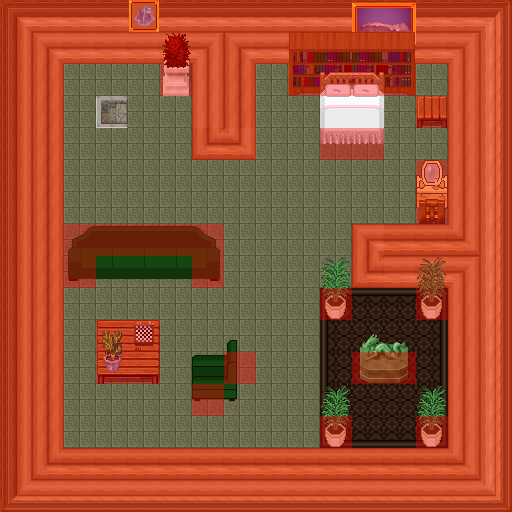

A level layout from a 2D game, rendered from its tile map. Below: a short description, then the map file with tile-grid data replaced by summaries:
An orthogonal 16x16 tile map with 32x32 px tiles, 6 tile layers (0_floor, 1_terrain, 2_object, 3_roof, ...), 1 hidden layer not drawn, 20 tilesets.

<map version="1.0" orientation="orthogonal" renderorder="right-down" width="16" height="16" tilewidth="32" tileheight="32" nextobjectid="1">
 <tileset firstgid="1" name="chess" tilewidth="32" tileheight="32" tilecount="1" columns="1">
  <image source="../../tileset/furniture/other/chess.png" width="32" height="32" />
 </tileset>
 <tileset firstgid="2" name="chair" tilewidth="32" tileheight="32" tilecount="4" columns="2">
  <image source="../../tileset/furniture/chair/wooden_pale.png" width="64" height="64" />
 </tileset>
 <tileset firstgid="6" name="stairs" tilewidth="32" tileheight="32" tilecount="12" columns="2">
  <image source="../../tileset/building/stairs/stairs.png" width="64" height="192" />
 </tileset>
 <tileset firstgid="18" name="plant2" tilewidth="32" tileheight="32" tilecount="12" columns="6">
  <image source="../../tileset/plant/indoor/pot_plant_1.png" width="192" height="64" />
 </tileset>
 <tileset firstgid="30" name="plant3" tilewidth="32" tileheight="32" tilecount="2" columns="1">
  <image source="../../tileset/plant/indoor/oriental_plant.png" width="32" height="64" />
 </tileset>
 <tileset firstgid="32" name="collision" tilewidth="32" tileheight="32" tilecount="1" columns="1">
  <image source="../../tileset/logic/collision.png" width="32" height="32" />
 </tileset>
 <tileset firstgid="33" name="table" tilewidth="32" tileheight="32" tilecount="1" columns="1">
  <image source="../../tileset/furniture/table/square.png" width="32" height="32" />
 </tileset>
 <tileset firstgid="34" name="table" tilewidth="32" tileheight="32" tilecount="9" columns="3">
  <image source="../../tileset/furniture/table/wooden_rectangular.png" width="96" height="96" />
 </tileset>
 <tileset firstgid="43" name="pictures" tilewidth="32" tileheight="32" tilecount="16" columns="4">
  <image source="../../tileset/furniture/picture/oil_paintings.png" width="128" height="128" />
 </tileset>
 <tileset firstgid="59" name="drawner" tilewidth="32" tileheight="32" tilecount="2" columns="1">
  <image source="../../tileset/furniture/other/drawer_with_mirror.png" width="32" height="64" />
 </tileset>
 <tileset firstgid="61" name="sofa green" tilewidth="32" tileheight="32" tilecount="6" columns="3">
  <image source="../../tileset/furniture/chair/sofa.png" width="96" height="64" />
 </tileset>
 <tileset firstgid="67" name="armchair" tilewidth="32" tileheight="32" tilecount="12" columns="4">
  <image source="../../tileset/furniture/chair/armchair.png" width="128" height="96" />
 </tileset>
 <tileset firstgid="79" name="bookshelfish" tilewidth="32" tileheight="32" tilecount="6" columns="3">
  <image source="../../tileset/furniture/shelve/dark_bookshelf_2.png" width="96" height="64" />
 </tileset>
 <tileset firstgid="85" name="brown rug" tilewidth="32" tileheight="32" tilecount="12" columns="3">
  <image source="../../tileset/furniture/carpet/brown_rug.png" width="96" height="128" />
 </tileset>
 <tileset firstgid="97" name="statue" tilewidth="32" tileheight="32" tilecount="6" columns="3">
  <image source="../../tileset/item/statue/plants_potted_stone.png" width="96" height="64" />
 </tileset>
 <tileset firstgid="103" name="dragon" tilewidth="32" tileheight="32" tilecount="8" columns="2">
  <image source="../../tileset/item/statue/stone_dragon.png" width="64" height="128" />
 </tileset>
 <tileset firstgid="111" name="double_white_pink" tilewidth="32" tileheight="32" tilecount="18" columns="6">
  <image source="../../tileset/furniture/bed/double_white_pink.png" width="192" height="96" />
 </tileset>
 <tileset firstgid="129" name="kafelki_rozne" tilewidth="32" tileheight="32" tilecount="80" columns="16">
  <image source="../../tileset/pol/domki/podloga/kafelki_rozne.png" width="512" height="160" />
 </tileset>
 <tileset firstgid="209" name="int_plazy" tilewidth="32" tileheight="32" tilecount="27" columns="3">
  <image source="../../tileset/pol/waly/int_plazy.png" width="96" height="288" />
 </tileset>
 <tileset firstgid="236" name="protection" tilewidth="32" tileheight="32" tilecount="2" columns="2">
  <image source="../../tileset/logic/protection.png" width="64" height="32" />
 </tileset>
 <layer name="0_floor" width="16" height="16">
  <data>[256 cells, 256 non-empty, 10 distinct tile ids]</data>
 </layer>
 <layer name="1_terrain" width="16" height="16">
  <data>[256 cells, 135 non-empty, 26 distinct tile ids]</data>
 </layer>
 <layer name="2_object" width="16" height="16">
  <data>[256 cells, 38 non-empty, 31 distinct tile ids]</data>
 </layer>
 <layer name="3_roof" width="16" height="16">
  <data>[256 cells, 14 non-empty, 10 distinct tile ids]</data>
 </layer>
 <layer name="objects" width="16" height="16">
  <data>[256 cells, 0 non-empty, 0 distinct tile ids]</data>
 </layer>
 <layer name="collision" width="16" height="16" opacity="0.37">
  <data>[256 cells, 153 non-empty, 1 distinct tile ids]</data>
 </layer>
 <layer name="protection" width="16" height="16" visible="0">
  <data>[256 cells, 256 non-empty, 1 distinct tile ids]</data>
 </layer>
</map>
